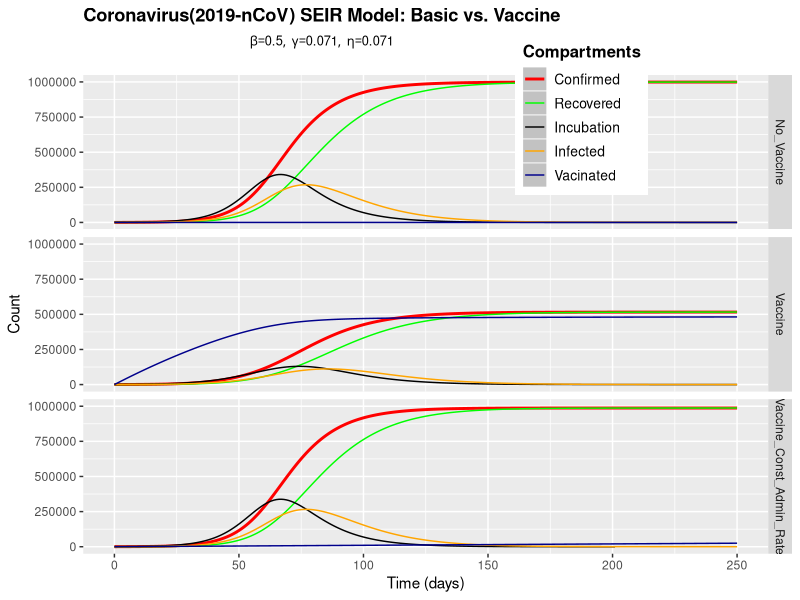
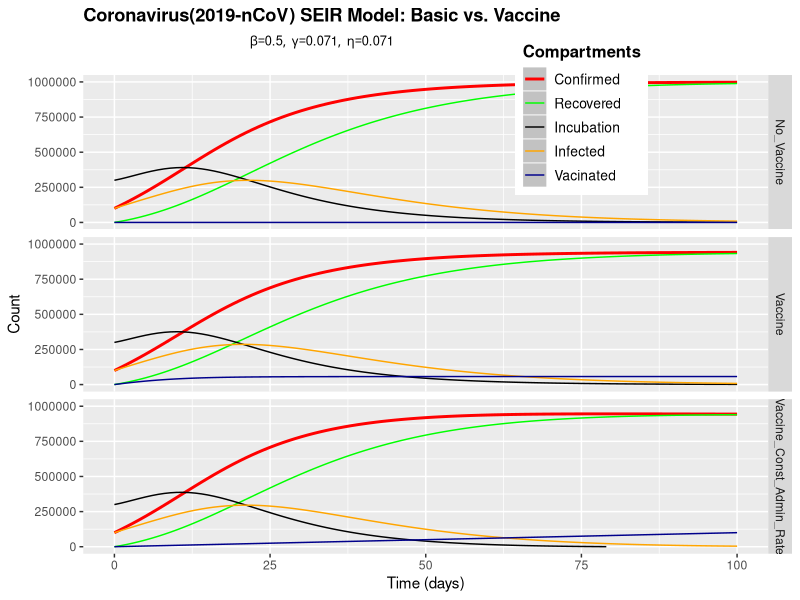
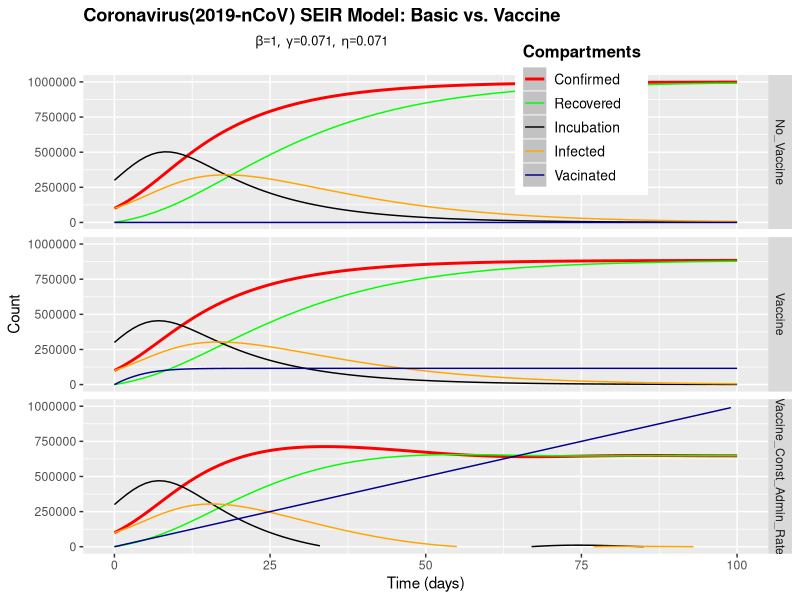

Recreate these plots in R, in order.
library(data.table)
library(tidyverse)
library(deSolve)

SEIR.model <- function(t, b, g, c , cv, k, pep_vac,
                                                population = 1000000, infect = 100, exposed = 1000,
                                                country = 'US', province = 'New York' ,
                                                start_day = '2020-01-22'){
  #100,.50,1/14,1/14 
  #t = 100
 # b = 1/2
 # g = 1/14
 # c =  1/14
 # population = 1000000
 # infect = 100
 # exposed = 1000
  
  init <- c(S=(population-infect-exposed)/population,I=infect/population,R=0, E=exposed/population)
  parameters <- c(bet=b,gamm=g,eta=c)
  time <- seq(0,t,by=t/(1*length(1:t)))
  eqn <- function(time,state,parameters){
    with(as.list(c(state,parameters)),{
      dS <- -bet*S*I 
      dI <- eta*E-gamm*I
      dR <- gamm*I
      dE <- bet*S*I -eta*E
      return(list(c(dS,dI,dR,dE)))})}
  out<-ode(y=init,times=time,eqn,parms=parameters)
  out.dt<-as.data.table(out)
  
  out.dt[,Suspected  := S*population]
  out.dt[,Infeceted  := I*population]
  out.dt[,Recovered  := R*population]
  out.dt[,Exposed    := E*population]
  out.dt[,Vacinated  := 0]
  out.dt[,V  := 0]
  out.dt[,Population := Suspected + Infeceted + Recovered + Exposed]
  out.dt[,Model := "No_Vaccine"]
  
  #cv = 1
  #k = 0
    
  
  init <- c(SV=(population-infect-exposed)/population, IV=infect/population, R=0, EV=exposed/population, V = 0)
  parameters <- c(bet=b,gamm=g,eta=c, cc = cv, k = k)
  time <- seq(0,t,by=t/(1*length(1:t)))
  eqn <- function(time,state,parameters){
    with(as.list(c(state,parameters)),{
      dSV <- -bet*SV*IV - cc*SV*(IV)^k
      dIV <- eta*EV-gamm*IV
      dR  <- gamm*IV
      dEV <- bet*SV*IV -eta*EV
      dV <- cc*SV*(IV)^k
      return(list(c(dSV,dIV,dR,dEV,dV)))})}
  out2<-ode(y=init,times=time,eqn,parms=parameters)
  out.dtv<-as.data.table(out2)
  
  out.dtv[,Suspected  := SV*population]
  out.dtv[,Infeceted  := IV*population]
  out.dtv[,Recovered  := R*population]
  out.dtv[,Exposed    := EV*population]
  out.dtv[,Vacinated :=  V*population]
  out.dtv[,Population := Suspected + Infeceted + Recovered + Exposed]
  out.dtv[,Model := "Vaccine"]
  
  out.dtv <-
  out.dtv %>%
    rename(S = SV, I = IV, E = EV)
  
  init <- c(SV=(population-infect-exposed)/population, IV=infect/population, R=0, EV=exposed/population, V = 0)
  parameters <- c(bet=b,gamm=g,eta=c, cc = cv, k = k)
  time <- seq(0,t,by=t/(1*length(1:t)))
  eqn <- function(time,state,parameters){
    with(as.list(c(state,parameters)),{
      dSV <- ifelse(-(bet*SV*IV + pep_vac/population) <=0,-bet*SV*IV - pep_vac/population,0)
      dIV <- eta*EV-gamm*IV
      dR  <- gamm*IV
      dEV <- bet*SV*IV -eta*EV
      dV <- pep_vac/population
      return(list(c(dSV,dIV,dR,dEV,dV)))})}
  out3<-ode(y=init,times=time,eqn,parms=parameters)
  out.dtvc<-as.data.table(out3)
  
  out.dtvc[,Suspected  := SV*population]
  out.dtvc[,Infeceted  := IV*population]
  out.dtvc[,Recovered  := R*population]
  out.dtvc[,Exposed    := EV*population]
  out.dtvc[,Vacinated :=  V*population]
  out.dtvc[,Population := Suspected + Infeceted + Recovered + Exposed]
  out.dtvc[,Model := "Vaccine_Const_Admin_Rate"]
  
  out.dtvc <-
    out.dtvc %>%
    rename(S = SV, I = IV, E = EV)
  
  out.dt <- rbind(out.dt,out.dtv,out.dtvc)

  out.dt  =  
    out.dt %>%
    mutate(Confirmed_sum = Population - Suspected - Exposed) %>%
    mutate(type = rep('Model',times = nrow(out.dt)),
           Recovered_sum = Recovered,
           Exposed_sum = Exposed) %>%
    select(numDays = time, Suspected, Confirmed = Infeceted  ,Recovered, Exposed, Population, Vacinated, Confirmed_sum, Recovered_sum,Exposed_sum,Model ) 
  
  print(tail(out.dt))
  
  title <- paste("Coronavirus(2019-nCoV) SEIR Model: Basic vs. Vaccine",sep=" ")
  subtit <- bquote(list(beta==.(parameters[1]),~gamma==.(round(parameters[2],3)),~eta==.(round(parameters[3],3))))
  
  res<-ggplot(out.dt,aes(x=numDays))+
    ggtitle(bquote(atop(bold(.(title)),atop(bold(.(subtit))))))+
    geom_line(size = I(1), aes(y=Confirmed_sum,colour="Confirmed"))+
    geom_line(aes(y=Recovered_sum,colour="Recovered"))+
    geom_line(aes(y=Exposed_sum,colour="Incubation"))+
    geom_line(aes(y=Confirmed,colour="Infected"))+
    geom_line(aes(y=Vacinated,colour="Vacinated"))+
    scale_y_continuous(limits = c(0,population)) +
    ylab(label="Count")+
    xlab(label="Time (days)")+
    facet_grid(Model~.)+
    theme(legend.justification=c(1,0), legend.position=c(.825,0.75))+
    theme(legend.title=element_text(size=12,face="bold"),
          legend.background = element_rect(fill='#FFFFFF',
                                           size=0.5,linetype="solid"),
          legend.text=element_text(size=10),
          legend.key=element_rect(colour="#FFFFFF",
                                  fill='#C2C2C2',
                                  size=0.25,
                                  linetype="solid"))+
    scale_colour_manual("Compartments",
                        breaks=c("Susceptible","Confirmed","Recovered","Incubation","Infected","Vacinated"),
                        values=c("blue","red","green","black","orange","darkblue"))
  print(res)
  return(out.dt)
}

# beta is the number infection contacts per day.
# gamma is 1 over the duration of the infection.
# e is 1 over the incubation period

SEIR.model(250,.50,1/14,1/14,0.01,0.01,pep_vac = 100)

SEIR.model(100,.50,1/14,1/14,0.01,0.01,pep_vac = 1000, infect = 100000, exposed = 300000)

SEIR.model(100,1,1/14,1/14,0.04,0.01,pep_vac = 10000, infect = 100000, exposed = 300000)
